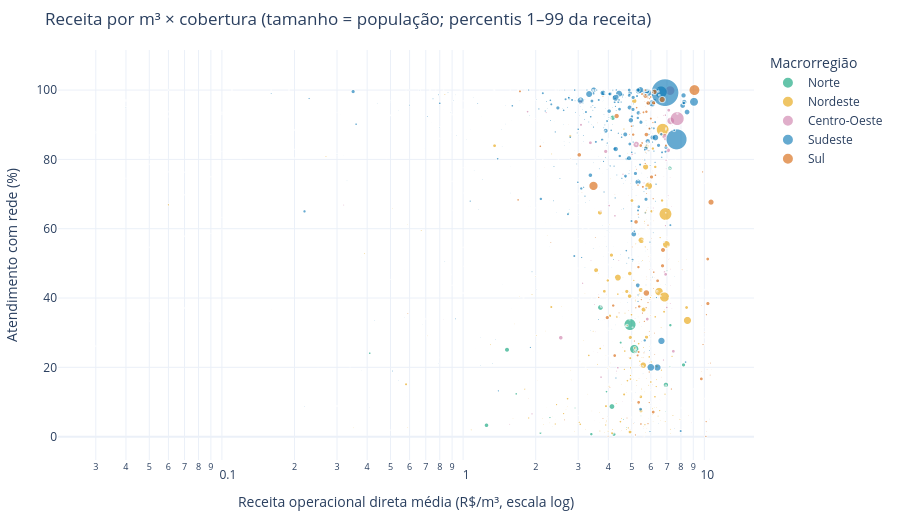

Notebook cell for this chart:
### Code cell
s = d3[["municipio", "uf", "macrorregiao", "pop_total", "atend_rede_pop_total", "receita_direta_rs_m3"]].dropna()
lo, hi = s.receita_direta_rs_m3.quantile([.01, .99]); s = s[s.receita_direta_rs_m3.between(max(lo, .01), hi)]
R["scatter_n"] = len(s); R["scatter_faixa"] = [float(lo), float(hi)]
fig = px.scatter(s, x="receita_direta_rs_m3", y="atend_rede_pop_total", color="macrorregiao", size="pop_total", size_max=28,
                 log_x=True, color_discrete_map=CORES, category_orders={"macrorregiao": ORDEM}, opacity=.6,
                 hover_name="municipio", hover_data={"uf": True, "pop_total": ":,.0f", "receita_direta_rs_m3": ":.2f", "atend_rede_pop_total": ":.1f"},
                 labels={"receita_direta_rs_m3": "Receita operacional direta média (R$/m³, escala log)",
                         "atend_rede_pop_total": "Atendimento com rede (%)", "macrorregiao": "Macrorregião"})
fig.update_layout(template="plotly_white", height=520, margin=dict(l=40, r=20, t=50, b=40),
                  title="Receita por m³ × cobertura (tamanho = população; percentis 1–99 da receita)")
fig.write_html(ASSETS / "fig7_receita_cobertura.html", include_plotlyjs="cdn"); fig.show()

### Figure 1 — Plotly figure (JSON) as saved in the notebook; plotly's stock layout.template omitted (floating-point values rounded to 4 significant figures; data arrays with more than 128 entries replaced by an {"elided": "..."} marker saying what was removed)
{"data": [{"customdata": [["RO", 108600.0], ["RO", 97640.0], ["RO", 43550.0], ["RO", 139400.0], ["RO", 16500.0], ["RO", 514900.0], ["RO", 20520.0], ["RO", 62560.0], ["RO", 13840.0], ["RO", 4345.0], ["AC", 387900.0], ["AM", 2280000.0], ["RR", 470200.0], ["PA", 507800.0], ["PA", 137300.0], ["PA", 1399000.0], ["PA", 207600.0], ["PA", 52190.0], ["PA", 288500.0], ["PA", 119000.0], ["PA", 63750.0], ["PA", 112800.0], ["PA", 298900.0], ["PA", 91950.0], ["PA", 357300.0], ["PA", 24980.0], ["PA", 57000.0], ["AP", 4986.0], ["AP", 487200.0], ["TO", 4537.0], ["TO", 181500.0], ["TO", 18130.0], ["TO", 3362.0], ["TO", 35960.0], ["TO", 25680.0], ["TO", 89570.0], ["TO", 6969.0], ["TO", 5206.0], ["TO", 55160.0], ["TO", 9438.0], ["TO", 68560.0], ["TO", 9460.0], ["TO", 11330.0], ["TO", 14250.0], ["TO", 2509.0], ["TO", 323600.0], ["TO", 23200.0]], "hovertemplate": "<b>%{hovertext}</b><br><br>Macrorregião=Norte<br>Receita operacional direta média (R$/m³, escala log)=%{x:.2f}<br>Atendimento com rede (%)=%{y:.1f}<br>pop_total=%{customdata[1]:,.0f}<br>uf=%{customdata[0]}<extra></extra>", "hovertext": ["Ariquemes", "Cacoal", "Guajará-Mirim", "Ji-Paraná", "Nova Brasilândia D Oeste", "Porto Velho", "Presidente Médici", "Rolim de Moura", "Alvorada D Oeste", "Cacaulândia", "Rio Branco", "Manaus", "Boa Vista", "Ananindeua", "Barcarena", "Belém", "Castanhal", "Itupiranga", "Marabá", "Marituba", "Novo Repartimento", "Paragominas", "Parauapebas", "Redenção", "Santarém", "São Geraldo do Araguaia", "Xinguara", "Serra do Navio", "Macapá", "Aguiarnópolis", "Araguaína", "Augustinópolis", "Carrasco Bonito", "Colinas do Tocantins", "Guaraí", "Gurupi", "Itacajá", "Itaguatins", "Paraíso do Tocantins", "Peixe", "Porto Nacional", "Praia Norte", "Sítio Novo do Tocantins", "Taguatinga", "Talismã", "Palmas", "Tocantinópolis"], "legendgroup": "Norte", "marker": {"color": "#009E73", "opacity": 0.6, "size": [108600.0, 97640.0, 43550.0, 139400.0, 16500.0, 514900.0, 20520.0, 62560.0, 13840.0, 4345.0, 387900.0, 2280000.0, 470200.0, 507800.0, 137300.0, 1399000.0, 207600.0, 52190.0, 288500.0, 119000.0, 63750.0, 112800.0, 298900.0, 91950.0, 357300.0, 24980.0, 57000.0, 4986.0, 487200.0, 4537.0, 181500.0, 18130.0, 3362.0, 35960.0, 25680.0, 89570.0, 6969.0, 5206.0, 55160.0, 9438.0, 68560.0, 9460.0, 11330.0, 14250.0, 2509.0, 323600.0, 23200.0], "sizemode": "area", "sizeref": 15170.0, "symbol": "circle"}, "mode": "markers", "name": "Norte", "showlegend": true, "type": "scattergl", "x": [0.41, 2.74, 6.89, 2.09, 0.3, 4.14, 4.67, 2.91, 1.68, 4.37, 1.52, 4.92, 4.17, 3.71, 4.5, 5.12, 3.4, 4.76, 4.22, 3.93, 5.46, 1.66, 8.2, 2.29, 1.25, 4.31, 4.62, 1.59, 6.93, 7.14, 7.23, 8.04, 6.05, 6.35, 7.19, 7.14, 2.74, 4.0, 7.2, 5.85, 7.0, 3.08, 4.14, 6.52, 3.08, 7.19, 6.56], "xaxis": "x", "y": [24.07, 64.55, 7.18, 1.05, 8.85, 8.69, 12.73, 8.26, 49.61, 37.38, 25.07, 32.35, 92.01, 37.27, 27.13, 25.27, 0.72, 2.6, 0.69, 12.98, 5.98, 12.34, 20.71, 5.5, 3.28, 18.28, 5.01, 35.18, 14.94, 26.01, 32.16, 8.32, 21.18, 88.79, 54.86, 65.61, 29.72, 53.19, 20.15, 16.85, 47.84, 30.01, 30.73, 50.75, 52.61, 77.42, 43.86], "yaxis": "y"}, {"customdata": {"elided": "390x2 mixed values"}, "hovertemplate": "<b>%{hovertext}</b><br><br>Macrorregião=Nordeste<br>Receita operacional direta média (R$/m³, escala log)=%{x:.2f}<br>Atendimento com rede (%)=%{y:.1f}<br>pop_total=%{customdata[1]:,.0f}<br>uf=%{customdata[0]}<extra></extra>", "hovertext": {"elided": "390 str values"}, "legendgroup": "Nordeste", "marker": {"color": "#E69F00", "opacity": 0.6, "size": {"elided": "390 float values"}, "sizemode": "area", "sizeref": 15170.0, "symbol": "circle"}, "mode": "markers", "name": "Nordeste", "showlegend": true, "type": "scattergl", "x": {"elided": "390 float values"}, "xaxis": "x", "y": {"elided": "390 float values"}, "yaxis": "y"}, {"customdata": {"elided": "182x2 mixed values"}, "hovertemplate": "<b>%{hovertext}</b><br><br>Macrorregião=Centro-Oeste<br>Receita operacional direta média (R$/m³, escala log)=%{x:.2f}<br>Atendimento com rede (%)=%{y:.1f}<br>pop_total=%{customdata[1]:,.0f}<br>uf=%{customdata[0]}<extra></extra>", "hovertext": {"elided": "182 str values"}, "legendgroup": "Centro-Oeste", "marker": {"color": "#CC79A7", "opacity": 0.6, "size": {"elided": "182 float values"}, "sizemode": "area", "sizeref": 15170.0, "symbol": "circle"}, "mode": "markers", "name": "Centro-Oeste", "showlegend": true, "type": "scattergl", "x": {"elided": "182 float values"}, "xaxis": "x", "y": {"elided": "182 float values"}, "yaxis": "y"}, {"customdata": {"elided": "1154x2 mixed values"}, "hovertemplate": "<b>%{hovertext}</b><br><br>Macrorregião=Sudeste<br>Receita operacional direta média (R$/m³, escala log)=%{x:.2f}<br>Atendimento com rede (%)=%{y:.1f}<br>pop_total=%{customdata[1]:,.0f}<br>uf=%{customdata[0]}<extra></extra>", "hovertext": {"elided": "1154 str values"}, "legendgroup": "Sudeste", "marker": {"color": "#0072B2", "opacity": 0.6, "size": {"elided": "1154 float values"}, "sizemode": "area", "sizeref": 15170.0, "symbol": "circle"}, "mode": "markers", "name": "Sudeste", "showlegend": true, "type": "scattergl", "x": {"elided": "1154 float values"}, "xaxis": "x", "y": {"elided": "1154 float values"}, "yaxis": "y"}, {"customdata": {"elided": "387x2 mixed values"}, "hovertemplate": "<b>%{hovertext}</b><br><br>Macrorregião=Sul<br>Receita operacional direta média (R$/m³, escala log)=%{x:.2f}<br>Atendimento com rede (%)=%{y:.1f}<br>pop_total=%{customdata[1]:,.0f}<br>uf=%{customdata[0]}<extra></extra>", "hovertext": {"elided": "387 str values"}, "legendgroup": "Sul", "marker": {"color": "#D55E00", "opacity": 0.6, "size": {"elided": "387 float values"}, "sizemode": "area", "sizeref": 15170.0, "symbol": "circle"}, "mode": "markers", "name": "Sul", "showlegend": true, "type": "scattergl", "x": {"elided": "387 float values"}, "xaxis": "x", "y": {"elided": "387 float values"}, "yaxis": "y"}], "layout": {"height": 520, "legend": {"itemsizing": "constant", "title": {"text": "Macrorregião"}, "tracegroupgap": 0}, "margin": {"b": 40, "l": 40, "r": 20, "t": 50}, "title": {"text": "Receita por m³ × cobertura (tamanho = população; percentis 1–99 da receita)"}, "xaxis": {"anchor": "y", "domain": [0.0, 1.0], "title": {"text": "Receita operacional direta média (R$/m³, escala log)"}, "type": "log"}, "yaxis": {"anchor": "x", "domain": [0.0, 1.0], "title": {"text": "Atendimento com rede (%)"}}}}
